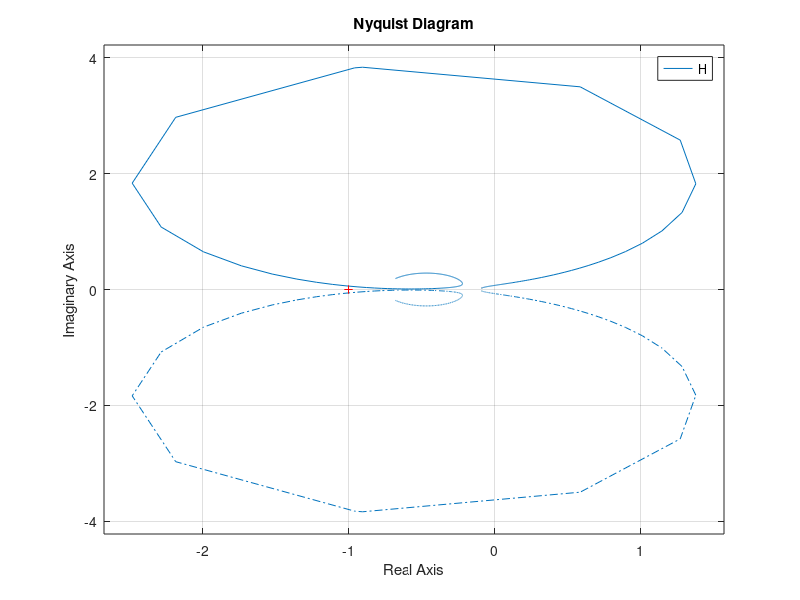

Source code (MATLAB):
%=============================================================================
% Copyright (c) 2023-present Allan CORNET (Nelson)
%=============================================================================
% This file is part of Nelson.
%=============================================================================
% LICENCE_BLOCK_BEGIN
% SPDX-License-Identifier: LGPL-3.0-or-later
% LICENCE_BLOCK_END
%=============================================================================
% <--WEIGHT 4-->
% <--ADV-CLI MODE-->
%=============================================================================
figure();
H = tf([-0.1, -2.4, -181, -1950], [1, 3.3, 990, 2600]);
nyquist(H, {1, 100})
%=============================================================================
